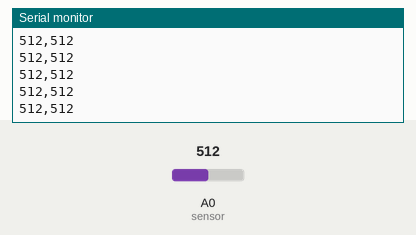
Simulated run of this sketch. Board: Arduino Uno, built with avr-gcc and run on an emulated ATmega328P. On the bench: the last lines printed to the serial monitor. The inputs (shaded band) are chosen by the test bench; at power-on: A0 (sensor) = 512.

Above: at 1.2 s.
1.3 s: A0 (sensor) set to 716
At 1.35 s:
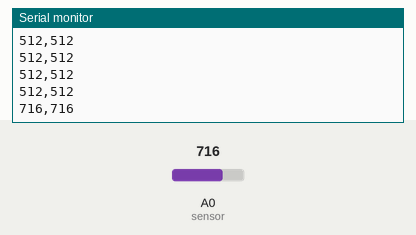
2.8 s: A0 (sensor) set to 900
At 2.84 s:
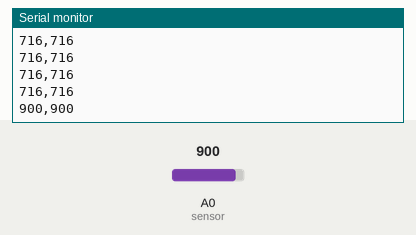
Timing chart, 0 to 5.8 s (numbered marks = the images above; inputs shaded):
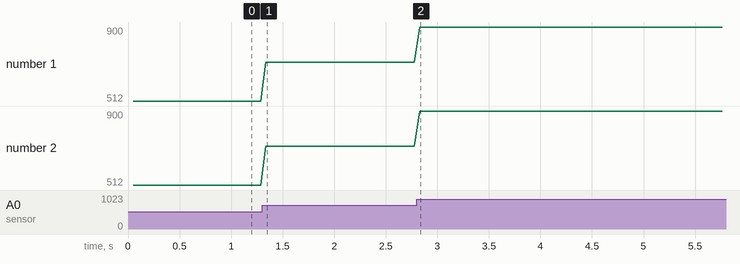

The sketch:

MedidorPasosArduino.ino
```cpp
/*
Autor: Carlos Ramirez (carloslrm@gmail.com)
Septiembre - 2017
===========================================

Programa para contar pasos con un sensor de presion, y calcular la frecuencia de pasos.

*/

//Usamos el pin A0 como entrada analogica para el sensor de presión
int sensor = 0;

//variable para ir guardando el ultimo  valor pico de la señal medida con el sensor de presion
int pico1 = 1024;

//variable para ir guardando el pico instantaneo, si en la cresta positiva de la señal, pico2
//es menor que pico1, entonces pico1 se reduce al valor de pico2
int pico2 = 0;

//variable para guardar si la señal va cuesta arriba (slope=100) o cuesta abajo (slope=-100)
int slope = 0;

//variables para guardar las lecturas instantaneas del sensor de presion
int lectura1 = 0;
int lectura2 = 0;

//setear el % de la señal que detectaría como cambio
//aún no utilizada
int margen_cambio = 10;

//para guardar el borde negativo, es decir el instante en que la señal tiene una cresta
int borde = 0;

//levar la cuenta de los pasos
int pasos = 0;

//variables para llevar los insantes los entre una cresta y otra
unsigned long t1 = 1024;
unsigned long t2 = 1024;

//llevar el tiempo que transcurre entre t1 y t2
unsigned long periodo;

//variable para ir guardando la frecuencia de paso (inverso al periodo)
long freqpaso = 0;

//intervalo de tiempo que toma como estado de reposo (no está corriendo)
long interval_pause = 5000; //10 segundos

//instante de tiempo que envio el ultimo mensaje
unsigned long tMensaje = 0;

//intervalo de tiempo para enviar los mensajes por el puerto serial
long interval_mensaje = 50; //1 segundo

void setup()
{

  Serial.begin(9600); //inicializamos el puerto serial a 9600 baudrate
}

void loop()
{

  //leemos el sensor una vez
  lectura1 = analogRead(sensor);
  //esperamos un tiempo entre lecturas para no leer rebotes
  delay(10);
  //leemos el sonesor otra vez
  lectura2 = analogRead(sensor);

  //si la lectura actual es mayor que la lectura previa, significa que la señal va cuesta arriba
  if (lectura2 > lectura1)
  {
    //solo detectamos el cambio si este es mayor a 50 unidades
    int cambio = lectura2 - lectura1;
    if (cambio >= 50)
    {
      slope = 100;
      //mientras la señal vaya subiendo el pico2 va ir siguiendo la señal
      pico2 = lectura2;
      //mientras la señal vaya subiendo, el borde es 0
      borde = 0;
    }
  }

  //si la lectura actual es menor que la lectura previa, significa que va cuesta abajo
  if (lectura2 < lectura1)
  {
    //solo detectamos el cambio si este es mayor a 50 unidades
    int cambio = lectura1 - lectura2;
    if (cambio >= 50)
    {
      slope = -100;
      //el pico1 va ser igual al ultimo valor pico medido cuando la señal venía subiendo
      pico1 = pico2;
      //si el borde es igual a 0 cuando ya viene bajando, significa que estamos en la cresta de la señal
      //por lo tanto aumentamos los pasos en 1 y guardamos el tiempo en t2
      if (borde == 0)
      {

        borde = 1000;
        pasos = pasos + 1;
        t2 = millis();
        //perido es el tiempo transcurrido entre el t1 (tiempo anterior) y t2(tiempo actual)
        periodo = t2 - t1;
        //al salir, t1 toma el valor de t2
        t1 = t2;

        //frequiencia de paso en pasos por minuto
        freqpaso = (60000 / periodo);
      }
    }
  }

  //Si han pasado mas de "interval_pause" milisegundos sin dar un paso, es porque no esta corriendo
  //La frecuencia de paso es 0 y reiniciamos los pasos a 0
  unsigned long currentMillis = millis();

  if (currentMillis - t2 >= interval_pause)
  {
    freqpaso = 0;
    pasos = 0;
  }

  //enviamos cada "tMensaje" milisegundos los datos por el puerto serial
  if (currentMillis - tMensaje >= interval_mensaje)
  {
    tMensaje = currentMillis;

    //char buf[50];
    //sprintf(buf, "%lu Pasos por minuto", freqpaso);
    //Serial.println(buf);

      Serial.println(String(lectura1) + "," + String(lectura2));
  }
}
```

Measured:
- after the input at 1.3 s, the serial monitor: prints a new line at once (image 1)
- after the input at 2.8 s, the serial monitor: prints a new line at once (image 2)
- plotted number 1: 512 → 716 after the input at 1.3 s, 716 → 900 after the input at 2.8 s
- plotted number 2: 512 → 716 after the input at 1.3 s, 716 → 900 after the input at 2.8 s
